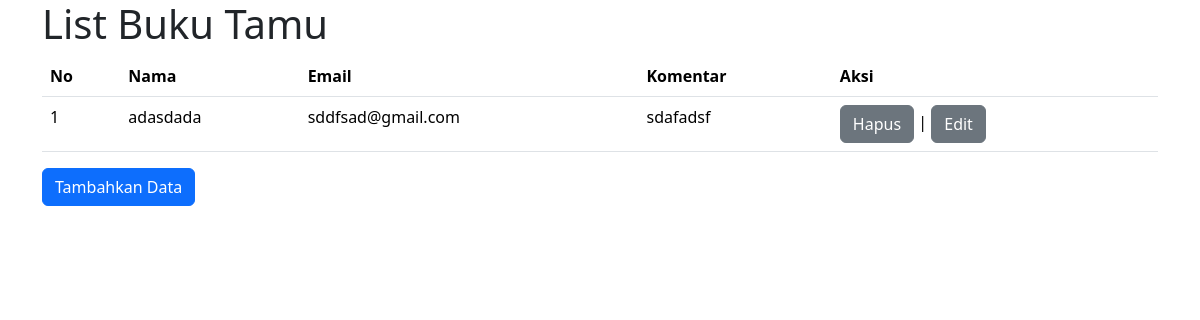
Before: / with the older database file.
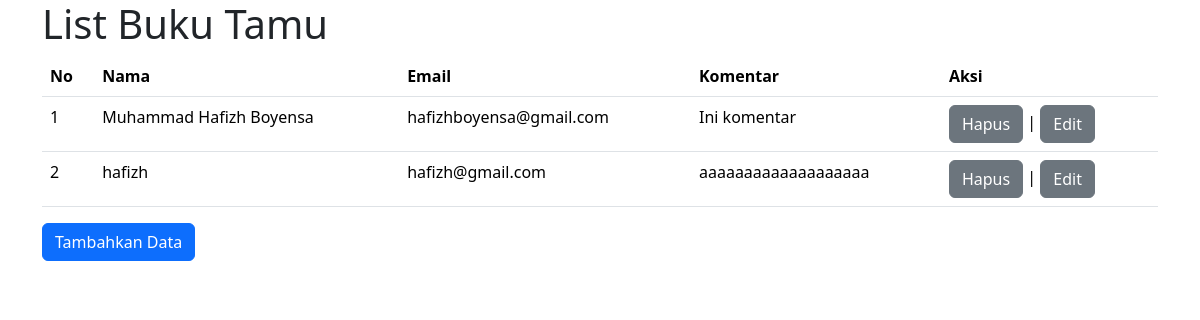
After: the same page with the newer database file.
### tables this page shows
CREATE TABLE `tamu` (
  `id` int NOT NULL,
  `nama` varchar(30) NOT NULL,
  `date_created` timestamp NOT NULL DEFAULT CURRENT_TIMESTAMP,
  `email` varchar(25) NOT NULL,
  `komentar` text NOT NULL
);

### index.php (the view, shortened to what this page needs)
<?php
    include("koneksi.php");
    $query = "select * from tamu";
    $sql = $koneksi->query($query);
    $no = 1;
?>
<!DOCTYPE html>
<html>
<head>
    <link href="https://cdn.jsdelivr.net/npm/bootstrap@5.3.8/dist/css/bootstrap.min.css" rel="stylesheet">
</head>
<body>
<div class="container">
    <table class="table caption-top">
        <h1>List Buku Tamu</h1>
        <thead>
            <tr>
                <th scope="col">No</th>
                <th scope="col">Nama</th>
                <th scope="col">Email</th>
                <th scope="col">Komentar</th>
                <th scope="col">Aksi</th>
            </tr>
        </thead>
        <tbody>
            <?php foreach($sql as $row): ?>
                <tr>
                    <td><?php echo $no++ ?></td>
                    <td><?php echo $row['nama']; ?></td>
                    <td><?php echo $row['email']; ?></td>
                    <td><?php echo $row['komentar']; ?></td>
                    <td>
                        <a href="hapus.php?id=<?php echo $row['id'] ?>"><button type="button" name="create" class="btn btn-secondary">Hapus</button></a> |
                        <a href="edit.php?id=<?php echo $row['id'] ?>"><button type="button" name="create" class="btn btn-secondary">Edit</button></a>
                    </td>
                </tr>
            <?php endforeach ?>
        </tbody>
    </table>
    <a href="create.php"><button type="button" name="create" class="btn btn-primary">Tambahkan Data</button></a>
</div>
</body>
</html>

Changed rows visible on the page:
removed tamu: nama "adasdada", email "sddfsad@gmail.com", komentar "sdafadsf"
added tamu: nama "Muhammad Hafizh Boyensa", email "hafizhboyensa@gmail.com", komentar "Ini komentar"
added tamu: nama "hafizh", email "hafizh@gmail.com", komentar "aaaaaaaaaaaaaaaaaaa"
